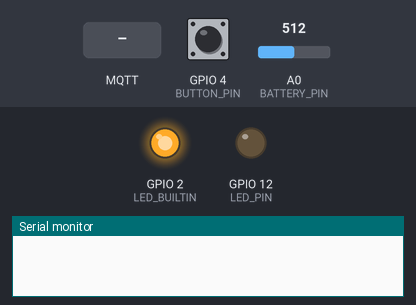
Simulated run of this sketch. Board: ESP8266 (Wemos D1 mini). Parts: output pins drawn as LEDs (lit = HIGH, except the on-board LED, lit = LOW), the last lines printed to the serial monitor. Inputs (shaded band) come from the test bench; at power-on: GPIO 4 (BUTTON_PIN) HIGH, A0 (BATTERY_PIN) = 512. WiFi joins after 1.5 s; servers stay silent unless stated; no MQTT or app messages arrive unless stated.

Above: at 0.0 s.
At 3.6 s:
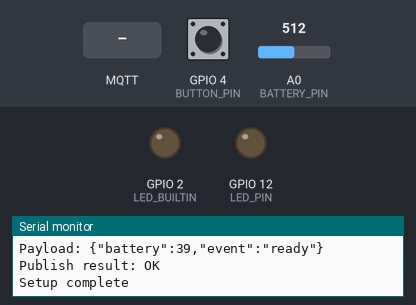
3.7 s: GPIO 4 (BUTTON_PIN) pulled LOW for 0.15 s
At 4.9 s:
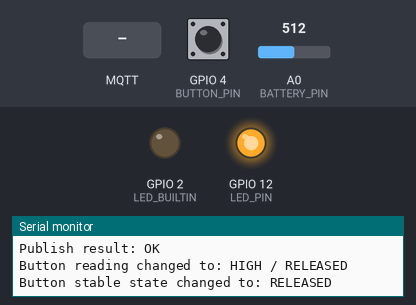
5.3 s: MQTT message "hub/poll" arrives on the first subscribed topic
6.8 s: GPIO 4 (BUTTON_PIN) pulled LOW for 1 s
9.3 s: MQTT message "hub/round" arrives on the first subscribed topic
10.8 s: MQTT message "buzzer/all/reset" arrives on the first subscribed topic
Timing chart, 0 to 13.3 s (numbered marks = the images above; inputs shaded):
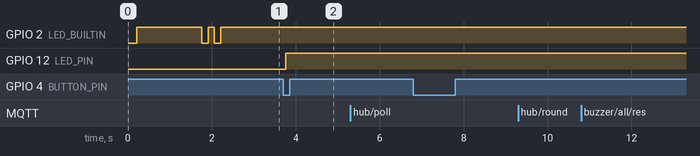

The sketch:

buzzerButtonOTA_v2.ino
```cpp
#include <ESP8266WiFi.h>
#include <PubSubClient.h>
#include <ArduinoOTA.h>

// ============================================================
// USER SETTINGS
// ============================================================
const char* WIFI_SSID = "BuzzerHub";
const char* WIFI_PASS = "buzzertest";

const char* MQTT_HOST = "192.168.4.1";
const uint16_t MQTT_PORT = 1883;
const char* OTA_PASSWORD = "buzzertest";


const int BUZZER_ID = 1;
  //RED, RED, 1
  //ORANGE, ORG, 2
  //YELLOW, YLW, 3
  //GREEN, GRN, 4
  //BLUE, BLU, 5
  //PURPLE", PUR, 6
  //PINK, PNK, 7
  //BROWN,  BRN,  8
const char* OTA_HOSTNAME;
const char* BUZZER_NAME;

// ============================================================
// PIN DEFINITIONS - ESP8266-12F / Wemos D1 Mini
// ============================================================
#define BUTTON_PIN 4     // GPIO4 / D2
#define LED_PIN    12    // GPIO12 / D6 - External LED
#define BATTERY_PIN A0

#ifndef LED_BUILTIN
  #define LED_BUILTIN 2
#endif

// Most ESP8266 onboard LEDs are active LOW
#define INTERNAL_LED_ON  LOW
#define INTERNAL_LED_OFF HIGH

// ============================================================
// BATTERY MONITORING
// ============================================================
const float ADC_REF_VOLTAGE = 1.0f;
const float DIVIDER_TOP_K = 2200.0f;   // 2.2MΩ
const float DIVIDER_BOTTOM_K = 470.0f; // 470kΩ
const float DIVIDER_RATIO = DIVIDER_BOTTOM_K / (DIVIDER_TOP_K + DIVIDER_BOTTOM_K);

const float BATTERY_VOLTAGE_FULL = 4.5f;
const float BATTERY_VOLTAGE_EMPTY = 1.8f;
const int LOW_BATTERY_PERCENT = 25;

// ============================================================
// TIMING
// ============================================================
const unsigned long MQTT_RETRY_MS = 1500;
const unsigned long HEARTBEAT_MS = 30000;
const unsigned long DEBOUNCE_MS = 50;
const unsigned long PRESS_LOCKOUT_MS = 750;

// ============================================================
// GLOBALS
// ============================================================
WiFiClient wifiClient;
PubSubClient mqtt(wifiClient);

bool buzzLatched = false;
bool buttonLastReading = HIGH;
bool buttonStableState = HIGH;

unsigned long lastDebounceTime = 0;
unsigned long lastHeartbeatTime = 0;
unsigned long lastMqttReconnectAttempt = 0;
unsigned long lastPressTime = 0;

unsigned long currentRound = 1;

int cachedBatteryPercent = 100;
bool cachedBatteryLow = false;

// ============================================================
// FORWARD DECLARATIONS
// ============================================================
void connectWiFi();
void setupOTA();
bool connectMQTT();
void mqttCallback(char* topic, byte* payload, unsigned int length);

void handleMQTT();
void handleButton();
void handleHeartbeat();

void clearForNextRound();
void handlePollRequest();

void publishPress();
void publishStatus(const char* eventName);
void publishReadyOrLowbat();
String buildPayload(const char* eventName, int batteryPercent, bool armed);

void updateBatteryCache();
float readBatteryVoltage();
int readBatteryPercent();

bool mqttReady();
void flashInternalLedTwice();

// ============================================================
// SETUP
// ============================================================
void setup() {
  switch (BUZZER_ID) {
    case 1:
      OTA_HOSTNAME = "buzzer-RED";
      BUZZER_NAME = "RED";
      break;

    case 2:
      OTA_HOSTNAME = "buzzer-ORANGE";
      BUZZER_NAME = "ORANGE";
      break;

    case 3:
      OTA_HOSTNAME = "buzzer-YELLOW";
      BUZZER_NAME = "YELLOW";
      break;

    case 4:
      OTA_HOSTNAME = "buzzer-GREEN";
      BUZZER_NAME = "GREEN";
      break;

    case 5:
      OTA_HOSTNAME = "buzzer-BLUE";
      BUZZER_NAME = "BLUE";
      break;

    case 6:
      OTA_HOSTNAME = "buzzer-PURPLE";
      BUZZER_NAME = "PURPLE";
      break;

    case 7:
      OTA_HOSTNAME = "buzzer-PINK";
      BUZZER_NAME = "PINK";
      break;

    case 8:
      OTA_HOSTNAME = "buzzer-BROWN";
      BUZZER_NAME = "BROWN";
      break;

    default:
      OTA_HOSTNAME = "buzzer-GREY";
      BUZZER_NAME = "GREY";
      break;
  }

  Serial.begin(115200);
  delay(200);

  Serial.println();
  Serial.println("================================");
  Serial.println("        BUZZER NODE BOOT        ");
  Serial.println("================================");
  Serial.print("Buzzer ID: ");
  Serial.println(BUZZER_ID);
  Serial.print("Buzzer Name: ");
  Serial.println(BUZZER_NAME);

  pinMode(BUTTON_PIN, INPUT_PULLUP);
  pinMode(LED_PIN, OUTPUT);
  pinMode(LED_BUILTIN, OUTPUT);

  digitalWrite(LED_PIN, LOW);
  digitalWrite(LED_BUILTIN, INTERNAL_LED_OFF);

  Serial.println("Pins initialized");
  Serial.print("Button pin: GPIO");
  Serial.println(BUTTON_PIN);
  Serial.print("External LED pin: GPIO");
  Serial.println(LED_PIN);

  WiFi.mode(WIFI_STA);
  WiFi.persistent(false);
  WiFi.setAutoReconnect(true);

  Serial.println("WiFi configured as station");

  mqtt.setServer(MQTT_HOST, MQTT_PORT);
  mqtt.setCallback(mqttCallback);
  mqtt.setBufferSize(256);

  Serial.print("MQTT host: ");
  Serial.println(MQTT_HOST);
  Serial.print("MQTT port: ");
  Serial.println(MQTT_PORT);

  updateBatteryCache();

  connectWiFi();
  setupOTA();
  connectMQTT();

  Serial.println("Setup complete");
}

// ============================================================
// LOOP
// ============================================================
void loop() {
  ArduinoOTA.handle();

  if (WiFi.status() != WL_CONNECTED) {
    Serial.println("WiFi disconnected. Reconnecting...");
    connectWiFi();
  }

  handleMQTT();
  handleButton();
  handleHeartbeat();

  yield();
}

// ============================================================
// WIFI
// ============================================================
void connectWiFi() {
  if (WiFi.status() == WL_CONNECTED) {
    return;
  }

  Serial.println();
  Serial.println("Connecting to WiFi...");
  Serial.print("SSID: ");
  Serial.println(WIFI_SSID);

  WiFi.begin(WIFI_SSID, WIFI_PASS);

  int attempts = 0;

  while (WiFi.status() != WL_CONNECTED) {
    ArduinoOTA.handle();
    delay(250);
    yield();

    Serial.print(".");
    attempts++;

    if (attempts % 20 == 0) {
      Serial.println();
      Serial.println("Still trying to connect to WiFi...");
    }
  }

  Serial.println();
  Serial.println("WiFi connected");
  Serial.print("IP address: ");
  Serial.println(WiFi.localIP());
  Serial.print("Signal strength RSSI: ");
  Serial.print(WiFi.RSSI());
  Serial.println(" dBm");

  flashInternalLedTwice();
}

void flashInternalLedTwice() {
  Serial.println("Flashing internal LED twice");

  for (int i = 0; i < 2; i++) {
    digitalWrite(LED_BUILTIN, INTERNAL_LED_ON);
    delay(150);
    digitalWrite(LED_BUILTIN, INTERNAL_LED_OFF);
    delay(150);
  }
}

// ============================================================
// OTA
// ============================================================
void setupOTA() {
  Serial.println("Setting up OTA");

  ArduinoOTA.setHostname(OTA_HOSTNAME);
  ArduinoOTA.setPassword(OTA_PASSWORD);

  ArduinoOTA.onStart([]() {
    Serial.println("OTA update starting");
    digitalWrite(LED_PIN, LOW);
  });

  ArduinoOTA.onEnd([]() {
    Serial.println();
    Serial.println("OTA update complete");
  });

  ArduinoOTA.onProgress([](unsigned int progress, unsigned int total) {
    Serial.printf("OTA Progress: %u%%\r", (progress / (total / 100)));
    yield();
  });

  ArduinoOTA.onError([](ota_error_t error) {
    Serial.printf("OTA Error [%u]: ", error);

    if (error == OTA_AUTH_ERROR) {
      Serial.println("Auth Failed");
    } else if (error == OTA_BEGIN_ERROR) {
      Serial.println("Begin Failed");
    } else if (error == OTA_CONNECT_ERROR) {
      Serial.println("Connect Failed");
    } else if (error == OTA_RECEIVE_ERROR) {
      Serial.println("Receive Failed");
    } else if (error == OTA_END_ERROR) {
      Serial.println("End Failed");
    }
  });

  ArduinoOTA.begin();

  Serial.print("OTA ready. Hostname: ");
  Serial.println(OTA_HOSTNAME);
}

// ============================================================
// MQTT
// ============================================================
void handleMQTT() {
  if (!mqtt.connected()) {
    unsigned long now = millis();

    if (now - lastMqttReconnectAttempt >= MQTT_RETRY_MS) {
      lastMqttReconnectAttempt = now;

      Serial.println("MQTT disconnected. Attempting reconnect...");
      connectMQTT();
    }

    return;
  }

  mqtt.loop();
}

bool connectMQTT() {
  if (mqtt.connected()) {
    return true;
  }

  String clientId = String("buzzer-") + BUZZER_ID + "-" + ESP.getChipId();

  Serial.println();
  Serial.println("Connecting to MQTT...");
  Serial.print("Client ID: ");
  Serial.println(clientId);

  if (!mqtt.connect(clientId.c_str())) {
    Serial.print("MQTT connection failed. State: ");
    Serial.println(mqtt.state());
    return false;
  }

  Serial.println("MQTT connected");

  mqtt.subscribe("hub/poll");
  mqtt.subscribe("hub/round");
  mqtt.subscribe("buzzer/all/reset");
  mqtt.subscribe("buzzer/all/next_round");

  String directResetTopic = String("buzzer/") + BUZZER_ID + "/reset";
  mqtt.subscribe(directResetTopic.c_str());

  Serial.println("Subscribed to:");
  Serial.println("  hub/poll");
  Serial.println("  hub/round");
  Serial.println("  buzzer/all/reset");
  Serial.println("  buzzer/all/next_round");
  Serial.print("  ");
  Serial.println(directResetTopic);

  publishStatus("online");
  publishReadyOrLowbat();

  return true;
}

void mqttCallback(char* topic, byte* payload, unsigned int length) {
  String topicStr = topic;

  Serial.println();
  Serial.println("========== MQTT MESSAGE ==========");
  Serial.print("Topic: ");
  Serial.println(topicStr);

  Serial.print("Payload: ");
  for (unsigned int i = 0; i < length; i++) {
    Serial.print((char)payload[i]);
  }
  Serial.println();
  Serial.println("==================================");

  if (topicStr == "hub/poll") {
    Serial.println("Hub poll received");
    handlePollRequest();
    return;
  }

  if (
    topicStr == "hub/round" ||
    topicStr == "buzzer/all/reset" ||
    topicStr == "buzzer/all/next_round"
  ) {
    Serial.println("Round reset / next round received");
    currentRound++;
    clearForNextRound();
    return;
  }

  String directResetTopic = String("buzzer/") + BUZZER_ID + "/reset";

  if (topicStr == directResetTopic) {
    Serial.println("Direct reset received");
    currentRound++;
    clearForNextRound();
    return;
  }

  Serial.println("MQTT topic ignored");
}

// ============================================================
// BUTTON HANDLING
// ============================================================
void handleButton() {
  bool reading = digitalRead(BUTTON_PIN);
  unsigned long now = millis();

  if (reading != buttonLastReading) {
    lastDebounceTime = now;

    Serial.print("Button reading changed to: ");
    Serial.println(reading == LOW ? "LOW / PRESSED" : "HIGH / RELEASED");
  }

  if ((now - lastDebounceTime) > DEBOUNCE_MS) {
    if (reading != buttonStableState) {
      buttonStableState = reading;

      Serial.print("Button stable state changed to: ");
      Serial.println(buttonStableState == LOW ? "PRESSED" : "RELEASED");

      if (buttonStableState == LOW) {
        if (!buzzLatched && mqttReady() && (now - lastPressTime >= PRESS_LOCKOUT_MS)) {
          lastPressTime = now;

          Serial.println("Valid button press detected");
          Serial.println("Latching buzzer LED ON");

          buzzLatched = true;
          digitalWrite(LED_PIN, HIGH);

          publishPress();
          publishStatus("buzzed");
        } else {
          Serial.println("Button press ignored");

          if (buzzLatched) {
            Serial.println("Reason: already latched");
          }

          if (!mqttReady()) {
            Serial.println("Reason: MQTT/WiFi not ready");
          }

          if (now - lastPressTime < PRESS_LOCKOUT_MS) {
            Serial.println("Reason: press lockout active");
          }
        }
      }
    }
  }

  buttonLastReading = reading;
}

// ============================================================
// HUB EVENT HANDLERS
// ============================================================
void clearForNextRound() {
  Serial.println();
  Serial.println("Clearing for next round");

  buzzLatched = false;
  digitalWrite(LED_PIN, LOW);

  delay(25);

  updateBatteryCache();
  publishReadyOrLowbat();

  Serial.print("Current round: ");
  Serial.println(currentRound);
}

void handlePollRequest() {
  Serial.println("Handling hub poll request");

  if (buzzLatched) {
    Serial.println("Currently buzzed/latched");
    publishStatus("buzzed");
  } else {
    Serial.println("Currently ready or low battery");
    publishReadyOrLowbat();
  }
}

// ============================================================
// HEARTBEAT
// ============================================================
void handleHeartbeat() {
  if (!mqtt.connected()) return;

  unsigned long now = millis();

  if (now - lastHeartbeatTime >= HEARTBEAT_MS) {
    lastHeartbeatTime = now;

    Serial.println();
    Serial.println("Heartbeat");

    updateBatteryCache();

    if (buzzLatched) {
      publishStatus("buzzed");
    } else {
      publishReadyOrLowbat();
    }
  }
}

// ============================================================
// PUBLISH HELPERS
// ============================================================
void publishPress() {
  String topic = String("buzzer/") + BUZZER_ID + "/press";
  String payload = buildPayload("press", cachedBatteryPercent, false);

  Serial.println();
  Serial.println("Publishing PRESS");
  Serial.print("Topic: ");
  Serial.println(topic);
  Serial.print("Payload: ");
  Serial.println(payload);

  mqtt.publish(topic.c_str(), payload.c_str());
}

void publishReadyOrLowbat() {
  if (cachedBatteryLow) {
    Serial.println("Battery low. Publishing LOWBAT");
    publishStatus("lowbat");
  } else {
    Serial.println("Battery okay. Publishing READY");
    publishStatus("ready");
  }
}

void publishStatus(const char* eventName) {
  String topic = String("buzzer/") + BUZZER_ID + "/status";

  bool armed = !buzzLatched && cachedBatteryPercent >= LOW_BATTERY_PERCENT;
  String payload = buildPayload(eventName, cachedBatteryPercent, armed);

  Serial.println();
  Serial.print("Publishing status: ");
  Serial.println(eventName);
  Serial.print("Topic: ");
  Serial.println(topic);
  Serial.print("Payload: ");
  Serial.println(payload);

  bool ok = mqtt.publish(topic.c_str(), payload.c_str());

  Serial.print("Publish result: ");
  Serial.println(ok ? "OK" : "FAILED");
}

String buildPayload(const char* eventName, int batteryPercent, bool armed) {
  String payload = "{";

  payload += "\"battery\":";
  payload += batteryPercent;

  payload += ",\"event\":\"";
  payload += eventName;
  payload += "\"";

  payload += "}";

  return payload;
}

// ============================================================
// BATTERY
// ============================================================
void updateBatteryCache() {
  Serial.println();
  Serial.println("Updating battery cache");

  float voltage = readBatteryVoltage();

  cachedBatteryPercent = readBatteryPercent();
  cachedBatteryLow = cachedBatteryPercent < LOW_BATTERY_PERCENT;

  Serial.print("Battery voltage: ");
  Serial.print(voltage, 3);
  Serial.println(" V");

  Serial.print("Battery percent: ");
  Serial.print(cachedBatteryPercent);
  Serial.println("%");

  Serial.print("Low battery: ");
  Serial.println(cachedBatteryLow ? "YES" : "NO");
}

float readBatteryVoltage() {
  const int samples = 6;
  long total = 0;

  for (int i = 0; i < samples; i++) {
    total += analogRead(BATTERY_PIN);
    delay(2);
    yield();
  }

  float raw = total / (float)samples;
  float adcVoltage = (raw / 1023.0f) * ADC_REF_VOLTAGE;
  float batteryVoltage = adcVoltage / DIVIDER_RATIO;

  Serial.print("ADC raw average: ");
  Serial.println(raw);

  Serial.print("ADC voltage: ");
  Serial.print(adcVoltage, 3);
  Serial.println(" V");

  return batteryVoltage;
}

int readBatteryPercent() {
  float v = readBatteryVoltage();

  float pct = ((v - BATTERY_VOLTAGE_EMPTY) /
              (BATTERY_VOLTAGE_FULL - BATTERY_VOLTAGE_EMPTY)) * 100.0f;

  if (pct < 0.0f) pct = 0.0f;
  if (pct > 100.0f) pct = 100.0f;

  return (int)(pct + 0.5f);
}

// ============================================================
// STATE
// ============================================================
bool mqttReady() {
  bool ready = WiFi.status() == WL_CONNECTED && mqtt.connected();

  return ready;
}
```

Measured:
- after the input at 3.7 s, GPIO 12 (LED_PIN): LOW → HIGH after 0.06 s
